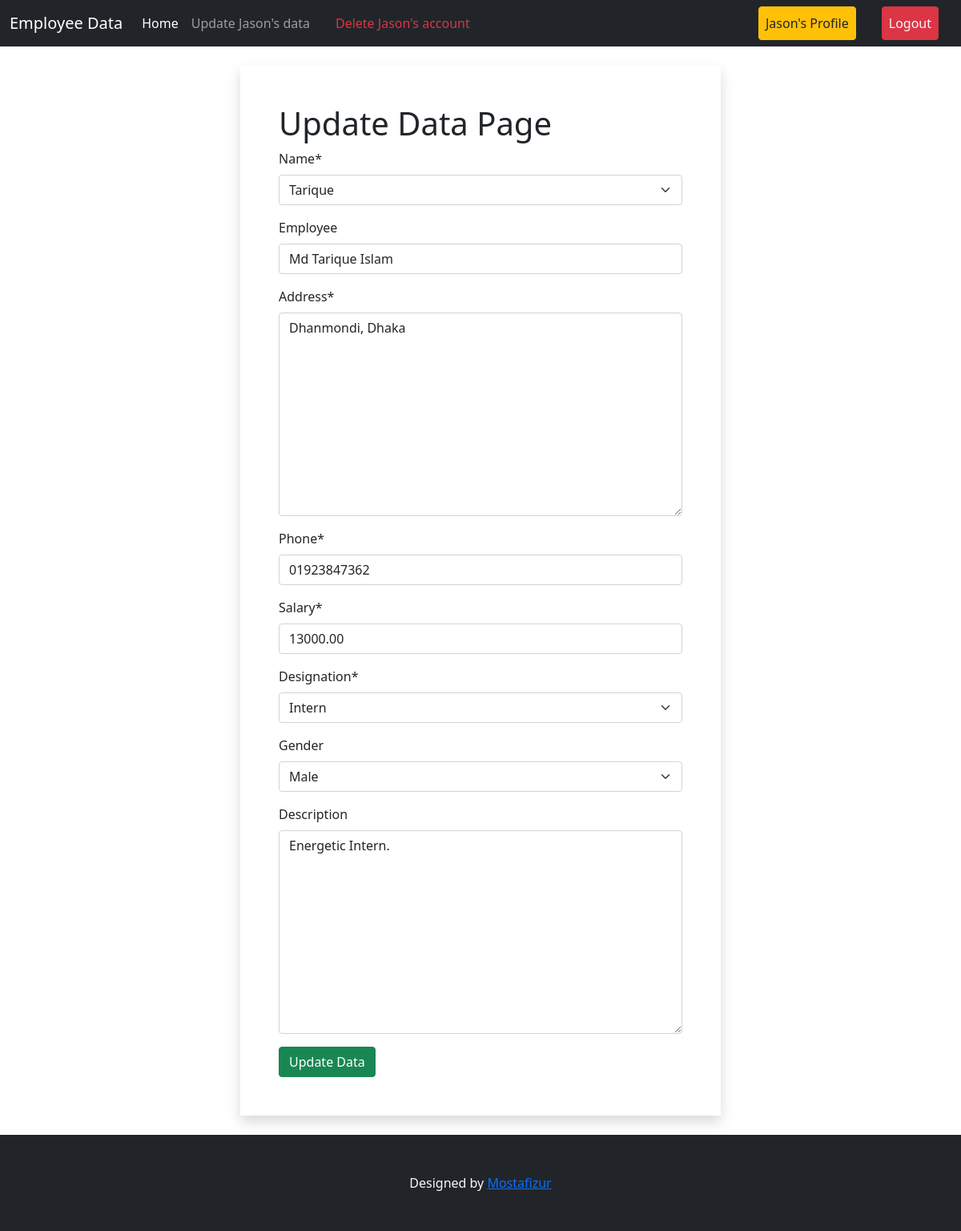
The page /update-by-admin/11/ (signed in) on the database its author committed.
### main_data/models.py (models this page shows)
class E_data(models.Model):
  DESIGNATION_CHOICES = [
      ('Manager', 'Manager'),
      ('Accountant', 'Accountant'),
      ('HR', 'HR'),
      ('Software Developer', 'Software Developer'),
      ('Intern', 'Intern'),
  ]
  GENDER_CHOICES = [
      ('Male', 'Male'),
      ('Female', 'Female'),
  ]
  name = models.OneToOneField(User, on_delete=models.CASCADE)
  employee = models.CharField(max_length=40, blank=True, null=True)
  address = models.TextField()
  phone = models.CharField(max_length=14)
  salary = models.DecimalField(max_digits=10, decimal_places=2)
  designation = models.CharField(max_length=20, choices=DESIGNATION_CHOICES)
  gender = models.CharField(max_length=20, blank=True, choices=GENDER_CHOICES)
  created_on = models.DateTimeField(blank=True, null=True, auto_now_add=True)
  description = models.TextField(blank=True, null=True)
  def __str__(self):
    return self.name.username

### main_data/views.py (the view, shortened to what this page needs)
# urls.py: path("update-by-admin/<int:pk>/", views.update_data_form_admin, name="update_data_form_admin"),
@login_required
def update_data_form_admin(request, pk):
    try:
        data = E_data.objects.get(pk=pk)
        data_form = DataUpdateFormAdmin(instance=data)
        context = {
            "form": data_form,
            "type": "Update"
        }
        return render(request, "add_data.html", context=context)
    except E_data.DoesNotExist:
        return HttpResponse("Employee Data does not exist")

### main_data/forms.py
class DataUpdateFormAdmin(forms.ModelForm):
    phone = forms.CharField(
        max_length=14,
        validators=[RegexValidator(r'^\d+$', message="Phone number must contain only digits.")],
        widget=forms.TextInput(attrs={'placeholder': 'Phone Number'})
    )
    class Meta:
        model = E_data
        fields = '__all__'

### profiles/context_processors.py (called while the page is built)
def user_data(request):
    if request.user.is_authenticated:
        try:
            data = E_data.objects.get(name=request.user)
        except E_data.DoesNotExist:
            data = None
        return {'base': data, "user": request.user}
    return {}

### main_data/templates/add_data.html (shortened to what this page needs)
{% extends 'base.html' %}
{% load crispy_forms_tags %}
{% block content %}
<div class="my-4">
<form class="mx-auto w-50 p-5 shadow" method="post">
  <h1>{{type}} Data Page</h1>
  {{ form | crispy }}
  <button class="btn btn-success" type="submit">{{type}} Data</button>
</form>
</div>
{% endblock %}

### templates/base.html (shortened to what this page needs)
<!DOCTYPE html>
<html lang="en">
  <head>
    <link
      href="https://cdn.jsdelivr.net/npm/bootstrap@5.0.2/dist/css/bootstrap.min.css"
      rel="stylesheet"
    />
  </head>
  <body>
    <nav class="navbar navbar-expand-lg navbar-dark bg-dark sticky-top">
      <div class="container-fluid">
        <a class="navbar-brand" href="{% url 'homepage' %}">Employee Data</a>
        <div class="collapse navbar-collapse" id="navbarSupportedContent">
          <ul class="navbar-nav me-auto mb-2 mb-lg-0">
            <li class="nav-item">
              <a
                class="nav-link active"
                aria-current="page"
                href="{% url 'homepage' %}"
                >Home</a
              >
            </li>
            {% if base.id %}
            <li class="nav-item">
              <a
                class="nav-link"
                href="{% url 'update_data_form' base.id %}"
                >Update {{base}}'s data</a
              >
            </li>
            {% endif %}
            {% if request.user.is_authenticated %}
            {% if not request.user.is_superuser %}
            <li class="nav-item ms-3">
              <a
                class="nav-link text-danger"
                href="{% url 'delete_user_data' %}"
                >Delete {{user}}'s account</a
              >
            </li>
            {% endif %}
            {% endif %}
          </ul>
          <div class="d-flex">
            <ul class="navbar-nav me-auto mb-2 mb-lg-0">
              {% if request.user.is_authenticated %}
              <li class="nav-item mx-3">
                <a
                  class="nav-link btn btn-warning text-dark"
                  href="{% url 'profile' %}"
                  >{{user.username}}'s Profile</a
                >
              </li>
              <li class="nav-item mx-3">
                <a
                  class="nav-link btn btn-danger text-light"
                  href="{% url 'user_logout' %}"
                  >Logout</a
                >
              </li>
              {% endif %}
            </ul>
          </div>
        </div>
      </div>
    </nav>
    {% block content %} {% endblock %}
    <footer class="mt-4 py-5 bg-dark">
      <center class="text-light"> Designed by <a href="#">Mostafizur</a></center>
    </footer>
  </body>
</html>

### rows shown on the page
E_data: name.username "Jason"
E_data: name "Tarique", employee "Md Tarique Islam", address "Dhanmondi, Dhaka", phone "01923847362", salary "13000.00", designation "Intern", gender "Male", description "Energetic Intern."

### other values the page prints
{{ user }} "Jason"
{{ user.username }} "Jason"
{{ type }} "Update"
